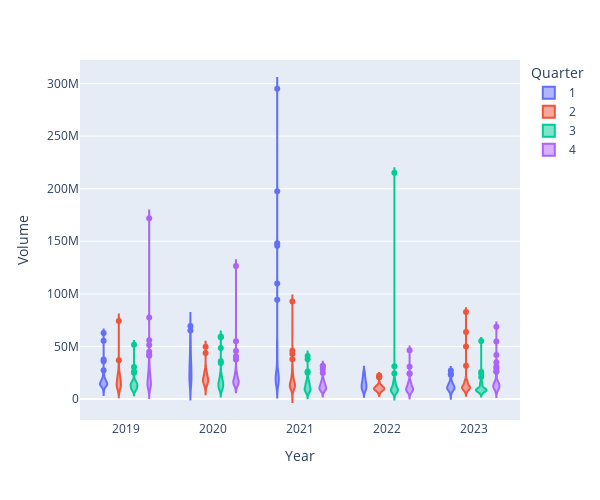

Write notebook code for a chart like this one.
### Code cell
px.violin(data, x ='Year', y='Volume', height=500, width=600,  color='Quarter')

### Figure 1 — Plotly figure (JSON) as saved in the notebook; plotly's stock layout.template omitted (floating-point values rounded to 4 significant figures; data arrays with more than 128 entries replaced by an {"elided": "..."} marker saying what was removed)
{"data": [{"alignmentgroup": "True", "box": {"visible": false}, "hovertemplate": "Quarter=1<br>Year=%{x}<br>Volume=%{y}<extra></extra>", "legendgroup": "1", "marker": {"color": "#636efa"}, "name": "1", "offsetgroup": "1", "orientation": "v", "scalegroup": "True", "showlegend": true, "type": "violin", "x": {"elided": "315 int values"}, "x0": " ", "xaxis": "x", "y": {"elided": "315 int values"}, "y0": " ", "yaxis": "y"}, {"alignmentgroup": "True", "box": {"visible": false}, "hovertemplate": "Quarter=2<br>Year=%{x}<br>Volume=%{y}<extra></extra>", "legendgroup": "2", "marker": {"color": "#EF553B"}, "name": "2", "offsetgroup": "2", "orientation": "v", "scalegroup": "True", "showlegend": true, "type": "violin", "x": {"elided": "302 int values"}, "x0": " ", "xaxis": "x", "y": {"elided": "302 int values"}, "y0": " ", "yaxis": "y"}, {"alignmentgroup": "True", "box": {"visible": false}, "hovertemplate": "Quarter=3<br>Year=%{x}<br>Volume=%{y}<extra></extra>", "legendgroup": "3", "marker": {"color": "#00cc96"}, "name": "3", "offsetgroup": "3", "orientation": "v", "scalegroup": "True", "showlegend": true, "type": "violin", "x": {"elided": "329 int values"}, "x0": " ", "xaxis": "x", "y": {"elided": "329 int values"}, "y0": " ", "yaxis": "y"}, {"alignmentgroup": "True", "box": {"visible": false}, "hovertemplate": "Quarter=4<br>Year=%{x}<br>Volume=%{y}<extra></extra>", "legendgroup": "4", "marker": {"color": "#ab63fa"}, "name": "4", "offsetgroup": "4", "orientation": "v", "scalegroup": "True", "showlegend": true, "type": "violin", "x": {"elided": "312 int values"}, "x0": " ", "xaxis": "x", "y": {"elided": "312 int values"}, "y0": " ", "yaxis": "y"}], "layout": {"height": 500, "legend": {"title": {"text": "Quarter"}, "tracegroupgap": 0}, "margin": {"t": 60}, "violinmode": "group", "width": 600, "xaxis": {"anchor": "y", "domain": [0, 1], "title": {"text": "Year"}}, "yaxis": {"anchor": "x", "domain": [0, 1], "title": {"text": "Volume"}}}}
